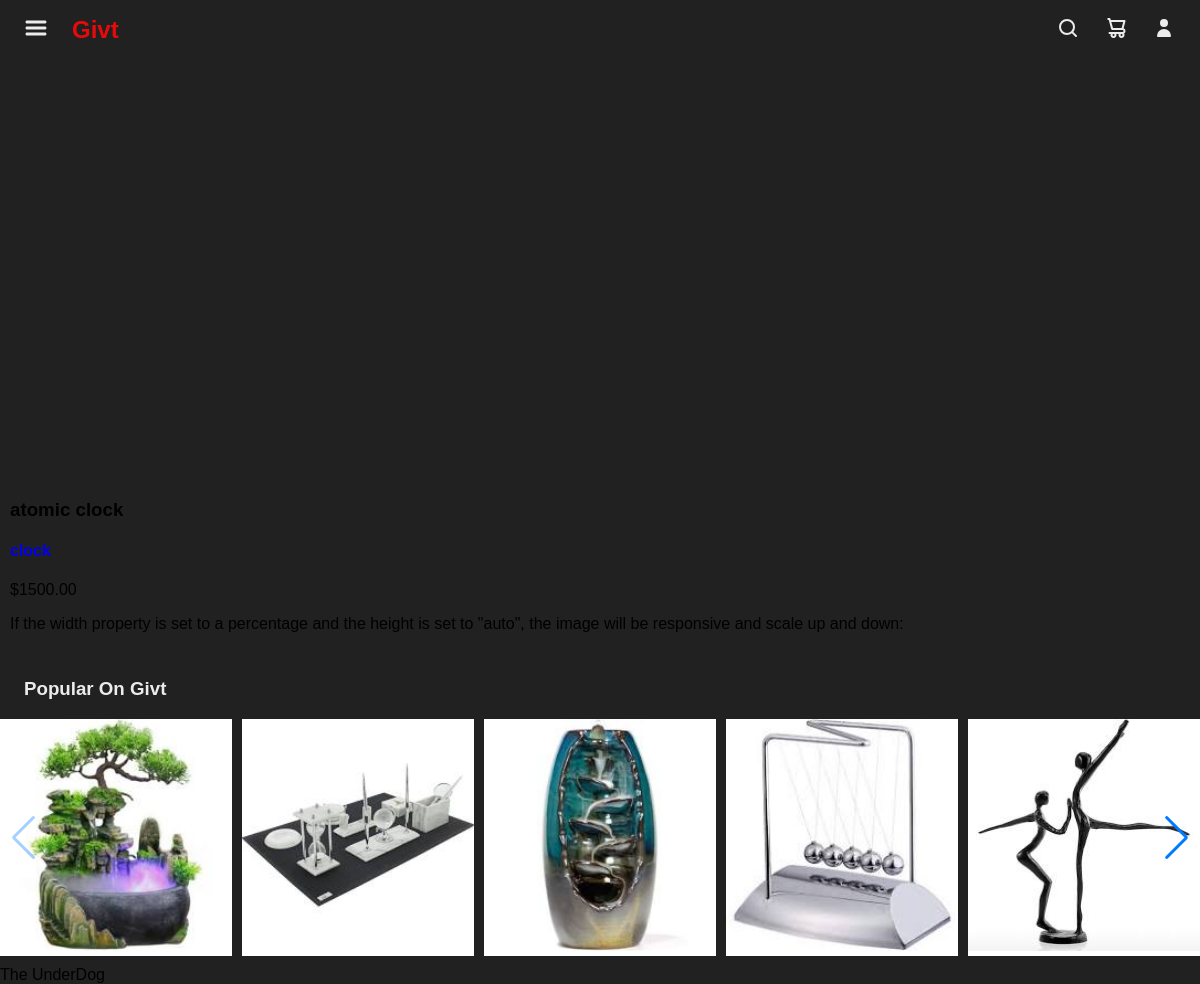
Screenshot of /16/atomic-clock/ with the database file from the repository.
### shop/models.py (models this page shows, shortened)
class Product(models.Model):
    category = models.ForeignKey(Category, related_name='products', on_delete=models.CASCADE)
    name = models.CharField(max_length=250, db_index=True)
    slug = models.SlugField(max_length=250, unique=True)
    image = models.ImageField(upload_to='media/products/%Y/%m/%d', blank=True)
    description = models.TextField(blank=True)
    created = models.DateTimeField(auto_now_add=True)
    updated = models.DateTimeField(auto_now=True)
    available = models.BooleanField(default=False)
    price = models.DecimalField(max_digits=10, decimal_places=2)
    class Meta:
        ordering = ('name',)
        index_together = (('id', 'slug'),)
    def get_absolute_url(self):
        return reverse('shop:product_details', args=[self.id, self.slug])

### shop/views.py (the view)
# urls.py: path('<int:id>/<slug:slug>/', views.product_details, name='product_details'),
def product_details(request, id, slug):
    product = get_object_or_404(Product, id=id, slug=slug, available=True)
    cart_product_form = CartAddProductForm()
    products = Product.objects.filter(available=True)
    return render(request, 'shop/product/detailsNew.html', {'product': product, 'products': products, 'cart_product_form': cart_product_form})

### cart/context_processors.py (called while the page is built)
def cart(request):
    return {'cart': Cart(request)}

### shop/models.py (called while the page is built)
    def __str__(self):
        return self.name

### shop/templates/shop/product/detailsNew.html (shortened to what this page needs)
{% extends 'shop/homePage.html' %}
{% load static %}
{% block home %}
    <div  class="product-image">
           <div id="scene-container"></div>
        </div>
    <div class="product-details">
            <h3>{{ product.name }}</h3>
            <h4><a href="#">{{ product.category }}</a></h4>
            <p class="price">${{ product.price }}</p>
            <p class="desc"> {{ product.description|linebreaks }}</p>
    </div>
{% endblock %}

### shop/templates/shop/homePage.html (shortened to what this page needs)
{% load static %}
<!DOCTYPE html>
<html lang="en">
<head>
    <link rel="stylesheet" href={% static "css/homePage.css" %}>
    <link rel="stylesheet" href={% static "js/package/css/swiper.min.css" %}>
</head>
<body>
<div class="grid-container">
    <div id="nav">
        <ul class="nav-links">
            <li id="burger"><a href="#"></a></li>
            <li id="givt" ><a href="#"><h4>Givt</h4></a></li>
            <li id="search" ><a href=""></a></li>
            <li id="cart"><a href="#"></a> </li>
            <li id="user"><a href="#"><svg xmlns="http://www.w3.org/2000/svg" viewBox="0 0 24 24"><g data-name="Layer 2"><g data-name="person"><rect width="24" height="24" opacity="0"/><path d="M12 11a4 4 0 1 0-4-4 4 4 0 0 0 4 4zM18 21a1 1 0 0 0 1-1 7 7 0 0 0-14 0 1 1 0 0 0 1 1z"/></g></g></svg></a> </li>
        </ul>
</div>
    {% block home %}
    {% endblock %}
    <div class="carousel">
      <h3>Popular On Givt</h3>
      <div class="swiper-container">
       <div class="swiper-wrapper">
          {% for product in products %}
            <div class="swiper-slide"><a href="{{ product.get_absolute_url }}"><img src="{% if product.image %}{{ product.image.url }}{% else %}{% static 'images/no_img.png' %}{% endif %}" alt="{{ product.name}"></a></div>
          {% endfor %}
      <div class="swiper-button-next"></div>
      </div>
    </div>
  </div>
    <div id="footer">The UnderDog</div>
</div>
</body>
</html>

### shop/static/css/homePage.css (style rules this page uses)
:root { font-size: 1rem; --items-size: 1.5rem; font-family: Arial, Helvetica, sans-serif; --text-primary: #ececec; --text-secondary: #e70a0a; --bg-primary: #222121; --bg-secondary: #181717; --border-radious: 2rem; --main-margin: 1rem; --transition-speed: 600ms; --the-box-shadow:0.1rem 1rem 3rem 0.01rem rgba(0, 0, 0, 0.274) ; box-sizing: border-box; }
body { margin: 0; padding: 0; width: 100vw; height: 100vh; background-color: var(--bg-primary); overflow-x: hidden; }
#nav { margin: 1rem 0 1rem ; padding: 0; }
.nav-links { margin: 0; padding: 0; display: flex; align-items: center; }
#burger { margin-left: var(--items-size); }
#givt { margin-left: var(--items-size); margin-right: auto; }
#givt h4 { margin: 0; color: var(--text-secondary); font-size: var(--items-size); }
#search { margin-left: auto; }
#cart { margin-right: var(--items-size); margin-left: var(--items-size); }
#user { margin-right: var(--items-size); }
svg { width: var(--items-size); fill: var(--text-primary); }
a { text-decoration: none; }
ul { list-style: none; }
img { height: 100%; width: 100%; }
.carousel h3 { color: var(--text-primary); margin-left: var(--items-size); }
.grid-container { display: grid; grid-auto-flow: row; grid-gap: 10px; }
.product-image { width: 100vw; height: 50vh; }
#scene-container { width: 100%; height: 100%; }
.product-details { width: 97vw; padding-left: 10px; background-color: var(--lightcolor); }
.swiper-container { width: 100vw; }
.swiper-slide { text-align: center; font-size: 18px; background: #fff; display: -webkit-box; display: -ms-flexbox; display: grid; grid-template-columns: repeat(auto-fit, minmax(100px, 1fr)); grid-gap: 5px; -webkit-box-pack: center; -ms-flex-pack: center; justify-content: center; -webkit-box-align: center; -ms-flex-align: center; align-items: center; }
.carousel .swiper-slide { -webkit-transition: 250ms all; transition: 250ms all; }

### rows the page displays
Product: name "atomic clock", price "1500.00", description "If the width property is set to a percentage and the height is set to \"auto\", the image will be responsive and scale up and down:", image (picture)
Product: image (picture)
Product: image (picture)
Product: image (picture)
Product: image (picture)
